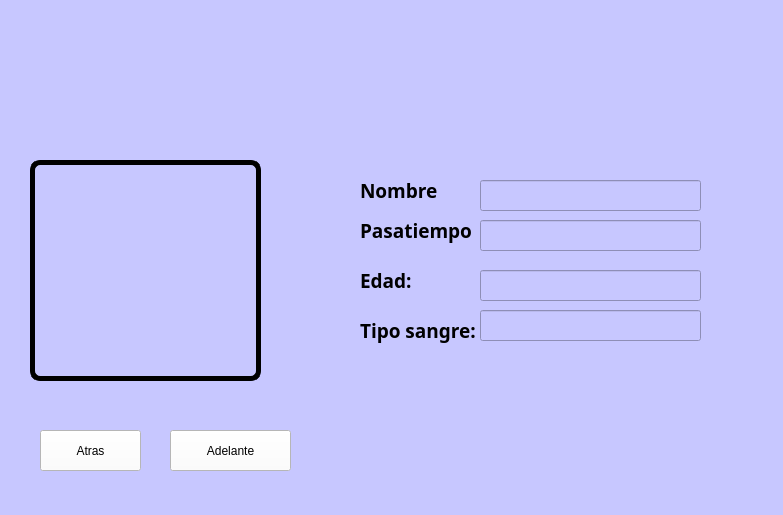
<?xml version="1.0" encoding="UTF-8"?>
<ui version="4.0">
 <class>MainWindow</class>
 <widget class="QMainWindow" name="MainWindow">
  <property name="geometry">
   <rect>
    <x>0</x>
    <y>0</y>
    <width>783</width>
    <height>515</height>
   </rect>
  </property>
  <property name="windowTitle">
   <string>MainWindow</string>
  </property>
  <property name="styleSheet">
   <string notr="true">background-color: rgb(199, 199, 255);</string>
  </property>
  <widget class="QWidget" name="centralwidget">
   <widget class="QLabel" name="label">
    <property name="geometry">
     <rect>
      <x>0</x>
      <y>0</y>
      <width>131</width>
      <height>81</height>
     </rect>
    </property>
    <property name="text">
     <string/>
    </property>
    <property name="pixmap">
     <pixmap>:/Logos/logo uat.jpg</pixmap>
    </property>
    <property name="scaledContents">
     <bool>true</bool>
    </property>
   </widget>
   <widget class="QLabel" name="label_2">
    <property name="geometry">
     <rect>
      <x>620</x>
      <y>0</y>
      <width>141</width>
      <height>101</height>
     </rect>
    </property>
    <property name="text">
     <string/>
    </property>
    <property name="pixmap">
     <pixmap>:/Logos/logo fians.jpg</pixmap>
    </property>
    <property name="scaledContents">
     <bool>true</bool>
    </property>
   </widget>
   <widget class="QLabel" name="label_3">
    <property name="geometry">
     <rect>
      <x>650</x>
      <y>370</y>
      <width>131</width>
      <height>101</height>
     </rect>
    </property>
    <property name="text">
     <string/>
    </property>
    <property name="pixmap">
     <pixmap resource="../recursos.qrc">:/Logos/Imagenes/equipo.jpeg</pixmap>
    </property>
    <property name="scaledContents">
     <bool>true</bool>
    </property>
   </widget>
   <widget class="QLabel" name="img_persona">
    <property name="geometry">
     <rect>
      <x>0</x>
      <y>0</y>
      <width>151</width>
      <height>101</height>
     </rect>
    </property>
    <property name="toolTip">
     <string>&lt;html&gt;&lt;head/&gt;&lt;body&gt;&lt;p&gt;&lt;img src=&quot;:/Variadas/logo uat.jpg&quot;/&gt;&lt;/p&gt;&lt;/body&gt;&lt;/html&gt;</string>
    </property>
    <property name="text">
     <string/>
    </property>
    <property name="pixmap">
     <pixmap>:/Variadas/logo uat.jpg</pixmap>
    </property>
    <property name="scaledContents">
     <bool>true</bool>
    </property>
   </widget>
   <widget class="QPushButton" name="btnAtras">
    <property name="geometry">
     <rect>
      <x>40</x>
      <y>430</y>
      <width>101</width>
      <height>41</height>
     </rect>
    </property>
    <property name="styleSheet">
     <string notr="true">font: 8pt &quot;Wide Latin&quot;;
background-color: rgb(255, 255, 255);
border-color: rgb(255, 255, 255);</string>
    </property>
    <property name="text">
     <string>Atras</string>
    </property>
   </widget>
   <widget class="QPushButton" name="btnAdelante">
    <property name="geometry">
     <rect>
      <x>170</x>
      <y>430</y>
      <width>121</width>
      <height>41</height>
     </rect>
    </property>
    <property name="styleSheet">
     <string notr="true">font: 8pt &quot;Wide Latin&quot;;
background-color: rgb(255, 255, 255);</string>
    </property>
    <property name="text">
     <string>Adelante</string>
    </property>
   </widget>
   <widget class="QLabel" name="label_4">
    <property name="geometry">
     <rect>
      <x>360</x>
      <y>160</y>
      <width>161</width>
      <height>61</height>
     </rect>
    </property>
    <property name="font">
     <font>
      <family>Agency FB</family>
      <pointsize>14</pointsize>
      <weight>75</weight>
      <bold>true</bold>
     </font>
    </property>
    <property name="text">
     <string>Nombre</string>
    </property>
   </widget>
   <widget class="QLabel" name="label_5">
    <property name="geometry">
     <rect>
      <x>360</x>
      <y>200</y>
      <width>161</width>
      <height>61</height>
     </rect>
    </property>
    <property name="font">
     <font>
      <family>Agency FB</family>
      <pointsize>14</pointsize>
      <weight>75</weight>
      <bold>true</bold>
     </font>
    </property>
    <property name="text">
     <string>Pasatiempo</string>
    </property>
   </widget>
   <widget class="QLabel" name="label_6">
    <property name="geometry">
     <rect>
      <x>360</x>
      <y>250</y>
      <width>161</width>
      <height>61</height>
     </rect>
    </property>
    <property name="font">
     <font>
      <family>Agency FB</family>
      <pointsize>14</pointsize>
      <weight>75</weight>
      <bold>true</bold>
     </font>
    </property>
    <property name="text">
     <string>Edad:</string>
    </property>
   </widget>
   <widget class="QLabel" name="label_7">
    <property name="geometry">
     <rect>
      <x>360</x>
      <y>300</y>
      <width>161</width>
      <height>61</height>
     </rect>
    </property>
    <property name="font">
     <font>
      <family>Agency FB</family>
      <pointsize>14</pointsize>
      <weight>75</weight>
      <bold>true</bold>
     </font>
    </property>
    <property name="text">
     <string>Tipo sangre:</string>
    </property>
   </widget>
   <widget class="QLineEdit" name="txtNombre">
    <property name="geometry">
     <rect>
      <x>480</x>
      <y>180</y>
      <width>221</width>
      <height>31</height>
     </rect>
    </property>
   </widget>
   <widget class="QLineEdit" name="txtPasatiempo">
    <property name="geometry">
     <rect>
      <x>480</x>
      <y>220</y>
      <width>221</width>
      <height>31</height>
     </rect>
    </property>
   </widget>
   <widget class="QLineEdit" name="txtEdad">
    <property name="geometry">
     <rect>
      <x>480</x>
      <y>270</y>
      <width>221</width>
      <height>31</height>
     </rect>
    </property>
   </widget>
   <widget class="QLineEdit" name="txtTipoSangre">
    <property name="geometry">
     <rect>
      <x>480</x>
      <y>310</y>
      <width>221</width>
      <height>31</height>
     </rect>
    </property>
   </widget>
   <widget class="QLabel" name="imgPersonas">
    <property name="geometry">
     <rect>
      <x>30</x>
      <y>160</y>
      <width>231</width>
      <height>221</height>
     </rect>
    </property>
    <property name="styleSheet">
     <string notr="true">border: 5px solid black;
border-radius: 10px;
</string>
    </property>
    <property name="text">
     <string/>
    </property>
    <property name="scaledContents">
     <bool>true</bool>
    </property>
   </widget>
   <widget class="QLabel" name="label_9">
    <property name="geometry">
     <rect>
      <x>10</x>
      <y>10</y>
      <width>121</width>
      <height>101</height>
     </rect>
    </property>
    <property name="toolTip">
     <string>&lt;html&gt;&lt;head/&gt;&lt;body&gt;&lt;p&gt;&lt;img src=&quot;:/Logos/Imagenes/logo fians.jpg&quot;/&gt;&lt;/p&gt;&lt;/body&gt;&lt;/html&gt;</string>
    </property>
    <property name="styleSheet">
     <string notr="true"/>
    </property>
    <property name="text">
     <string/>
    </property>
    <property name="pixmap">
     <pixmap resource="../recursos.qrc">:/Logos/Imagenes/logo uat.jpg</pixmap>
    </property>
    <property name="scaledContents">
     <bool>true</bool>
    </property>
   </widget>
   <widget class="QLabel" name="label_10">
    <property name="geometry">
     <rect>
      <x>640</x>
      <y>10</y>
      <width>141</width>
      <height>101</height>
     </rect>
    </property>
    <property name="toolTip">
     <string>&lt;html&gt;&lt;head/&gt;&lt;body&gt;&lt;p&gt;&lt;img src=&quot;:/Logos/Imagenes/logo fians.jpg&quot;/&gt;&lt;/p&gt;&lt;/body&gt;&lt;/html&gt;</string>
    </property>
    <property name="text">
     <string/>
    </property>
    <property name="pixmap">
     <pixmap resource="../recursos.qrc">:/Logos/Imagenes/logo fians.jpg</pixmap>
    </property>
    <property name="scaledContents">
     <bool>true</bool>
    </property>
   </widget>
  </widget>
  <widget class="QMenuBar" name="menubar">
   <property name="geometry">
    <rect>
     <x>0</x>
     <y>0</y>
     <width>783</width>
     <height>18</height>
    </rect>
   </property>
  </widget>
  <widget class="QStatusBar" name="statusbar"/>
 </widget>
 <resources>
  <include location="../recursos.qrc"/>
 </resources>
 <connections/>
</ui>
